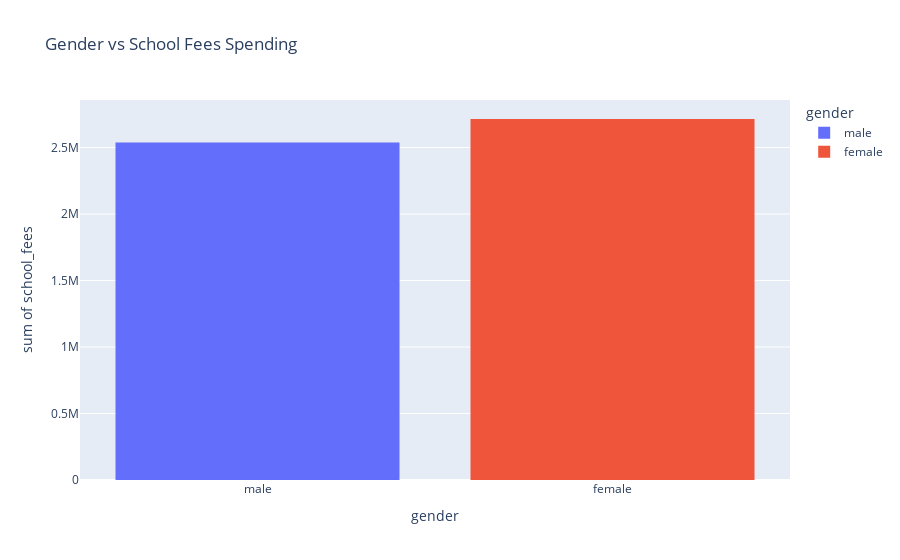

The notebook cell this image was saved under:
### Markdown cell above
### Using plotly for Age VS School Fees

### Code cell
ex.histogram(user_data, x='gender', y='school_fees', color='gender',  title='Gender vs School Fees Spending')

### Figure 1 — Plotly figure (JSON) as saved in the notebook; plotly's stock layout.template omitted (floating-point values rounded to 4 significant figures; data arrays with more than 128 entries replaced by an {"elided": "..."} marker saying what was removed)
{"data": [{"alignmentgroup": "True", "bingroup": "x", "histfunc": "sum", "hovertemplate": "gender=%{x}<br>sum of school_fees=%{y}<extra></extra>", "legendgroup": "male", "marker": {"color": "#636efa", "pattern": {"shape": ""}}, "name": "male", "offsetgroup": "male", "orientation": "v", "showlegend": true, "type": "histogram", "x": {"elided": "488 str values"}, "xaxis": "x", "y": {"elided": "488 int values"}, "yaxis": "y"}, {"alignmentgroup": "True", "bingroup": "x", "histfunc": "sum", "hovertemplate": "gender=%{x}<br>sum of school_fees=%{y}<extra></extra>", "legendgroup": "female", "marker": {"color": "#EF553B", "pattern": {"shape": ""}}, "name": "female", "offsetgroup": "female", "orientation": "v", "showlegend": true, "type": "histogram", "x": {"elided": "513 str values"}, "xaxis": "x", "y": {"elided": "513 int values"}, "yaxis": "y"}], "layout": {"barmode": "relative", "legend": {"title": {"text": "gender"}, "tracegroupgap": 0}, "title": {"text": "Gender vs School Fees Spending"}, "xaxis": {"anchor": "y", "categoryarray": ["male", "female"], "categoryorder": "array", "domain": [0, 1], "title": {"text": "gender"}}, "yaxis": {"anchor": "x", "domain": [0, 1], "title": {"text": "sum of school_fees"}}}}
